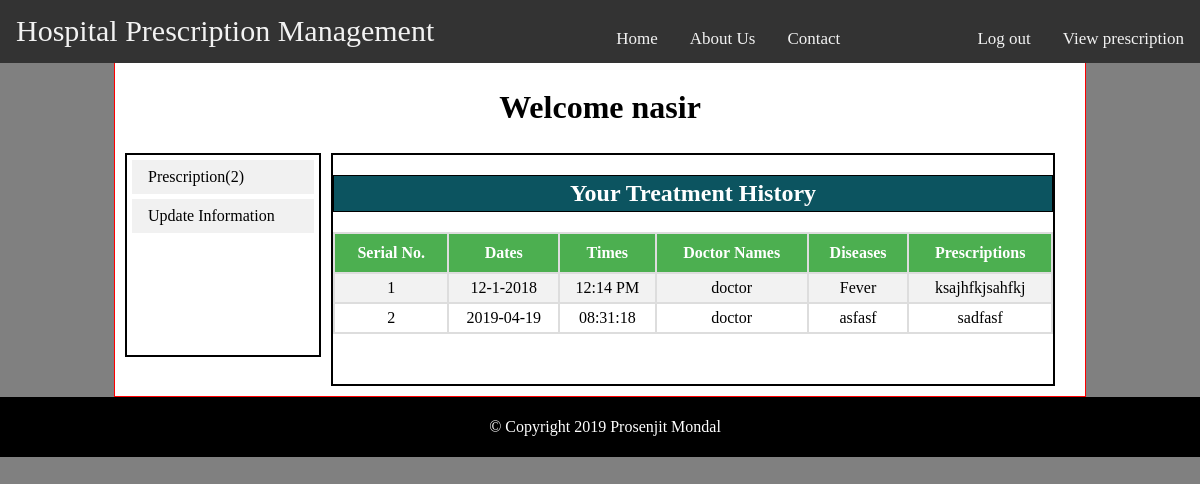
The page /patient.php (signed in) on the database its author committed.
### tables this page shows
CREATE TABLE `treatment` (
  `id` int(11) NOT NULL,
  `doctor` varchar(200) DEFAULT NULL,
  `patient` varchar(200) DEFAULT NULL,
  `title` varchar(200) DEFAULT NULL,
  `description` varchar(200) DEFAULT NULL,
  `_date` varchar(200) DEFAULT NULL,
  `_time` varchar(200) DEFAULT NULL
);

### patient.php (the view, shortened to what this page needs)
<!DOCTYPE html>
<html lang="en">
<head>
    <link rel="stylesheet" href="style.css">
    <?php
    include("connection.php");
    if (isset($_SESSION["username"])) {
        $patient=$_SESSION["username"];
    }else{
        header('location: login.php');
    }
    ?>
</head>
<body>
<?php require 'inc/menu.php'; ?>
<div class="main-body">
    <h1 style="text-align: center;"><?php echo "Welcome ".$patient; ?></h1>
    <div class="div0">
        <div class="div1">
            <?php
            $query ="SELECT * FROM `treatment` JOIN user WHERE treatment.patient=user.username AND user.username='$patient'";
            $data = mysqli_query($conn,$query);
            $total=mysqli_num_rows($data);
            $count=0;
            ?>
            <ul>
                <li><a href="patient.php">Prescription(<?php echo $total; ?>)</a></li>
                <li><a href="patientupdate.php">Update Information</a></li>
            </ul>
        </div>
        <div class="div2">
            <h2 style="text-align: center;color: white; border: 1px solid black;padding: 4px;background-color: #0c5460;">Your Treatment History</h2>
            <table id="customers">
                <tr>
                    <th>Serial No.</th>
                    <th>Dates</th>
                    <th>Times</th>
                    <th>Doctor Names</th>
                    <th>Diseases</th>
                    <th>Prescriptions</th>
                </tr>
                <?php
                while ( $result = mysqli_fetch_assoc($data)){
                    $count++;
                    ?>
                    <tr>
                        <td><?php echo $count?></td>
                        <td><?php echo $result['_date']?></td>
                        <td><?php echo $result['_time']?></td>
                        <td><?php echo $result['doctor']?></td>
                        <td><?php echo $result['title']?></td>
                        <td><?php echo $result['description']?></td>
                    </tr>
                    <?php
                }
                ?>
            </table>
        </div>
    </div>
</div>
<div class="footer">
    <?php require 'inc/footer-text.php'; ?>
</div>
</body>
</html>

### style.css (style rules this page uses)
body { width: 100%; margin: auto; height: auto; background: gray; //border: 1px solid black; }
.main-body { overflow: hidden; margin: auto; margin-top:62px; background: white; width: 80%; height: auto; border: 1px solid red; padding: 5px; }
.footer { margin: auto; overflow: hidden; width: 100%; background-color: black; color: white; text-align: center; padding: 5px; }

### patient.php (style rules this page uses)
.div0 { display: flex; }
.div1 { border: 2px solid black; width: 20%; height: 200px; margin: 5px; }
.div2 { border: 2px solid black; width: 75%; margin: 5px; }
ul { list-style-type: none; margin: 0; padding: 0; width: 100%; }
li a { display: block; color: #000; padding: 8px 16px; text-decoration: none; background-color: #f1f1f1; margin:5px; }
#customers { //font-family: "Trebuchet MS", Arial, Helvetica, sans-serif; border-collapse: collapse; width: 100%; margin: 0px; margin-bottom: 50px; }
#customers td, #customers th { border: 2px solid #ddd; padding: 5px; text-align: center; }
#customers tr:nth-child(even) { background-color: #f2f2f2; }
#customers th { padding: 10px; background-color: #4CAF50; color: white; }

### rows shown on the page
treatment: _date "12-1-2018", _time "12:14 PM", doctor "doctor", title "Fever", description "ksajhfkjsahfkj"
treatment: _date "2019-04-19", _time "08:31:18", doctor "doctor", title "asfasf", description "sadfasf"

### other values the page prints
$patient "nasir"
$total "2"
